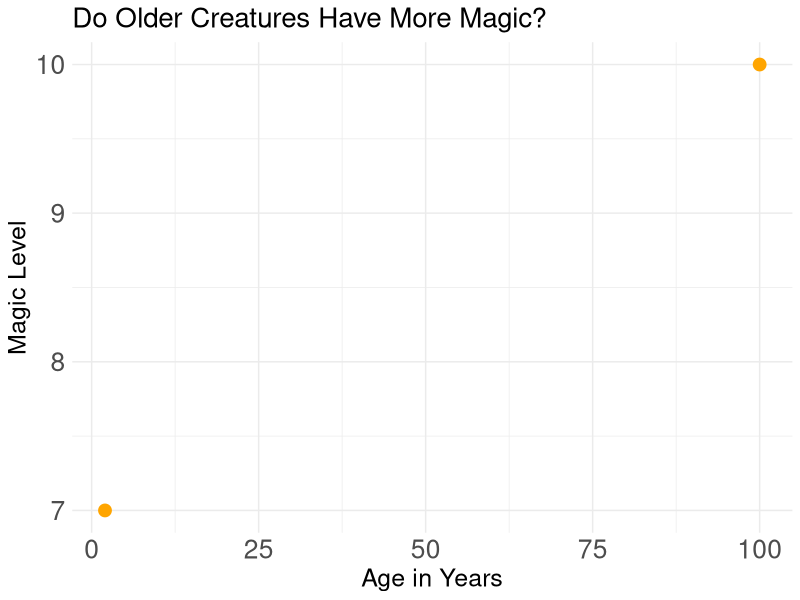

Generate this figure with R:
## ---- chunk 1
library(ggplot2)
library(dplyr)
creature_data <- read.csv("../datasets/creatures.csv")
## ---- chunk 2
print("👀 Let's see if age and magic are related:")
print("Age vs Magic Level for each creature:")
print(select(creature_data, creature_name, creature_age, magic_power))
## ---- chunk 3
# Do older creatures have more magic?
age_vs_magic <- ggplot(creature_data, aes(x = creature_age, y = magic_power)) +
  geom_point(size = 4, color = "orange") +
  labs(title = "Do Older Creatures Have More Magic?",
       x = "Age in Years",
       y = "Magic Level")+
  theme_minimal() +
  theme(text = element_text(size = 16),
        plot.title = element_text(size = 20),
        axis.title = element_text(size = 18),
        axis.text = element_text(size = 19))

print(age_vs_magic)
